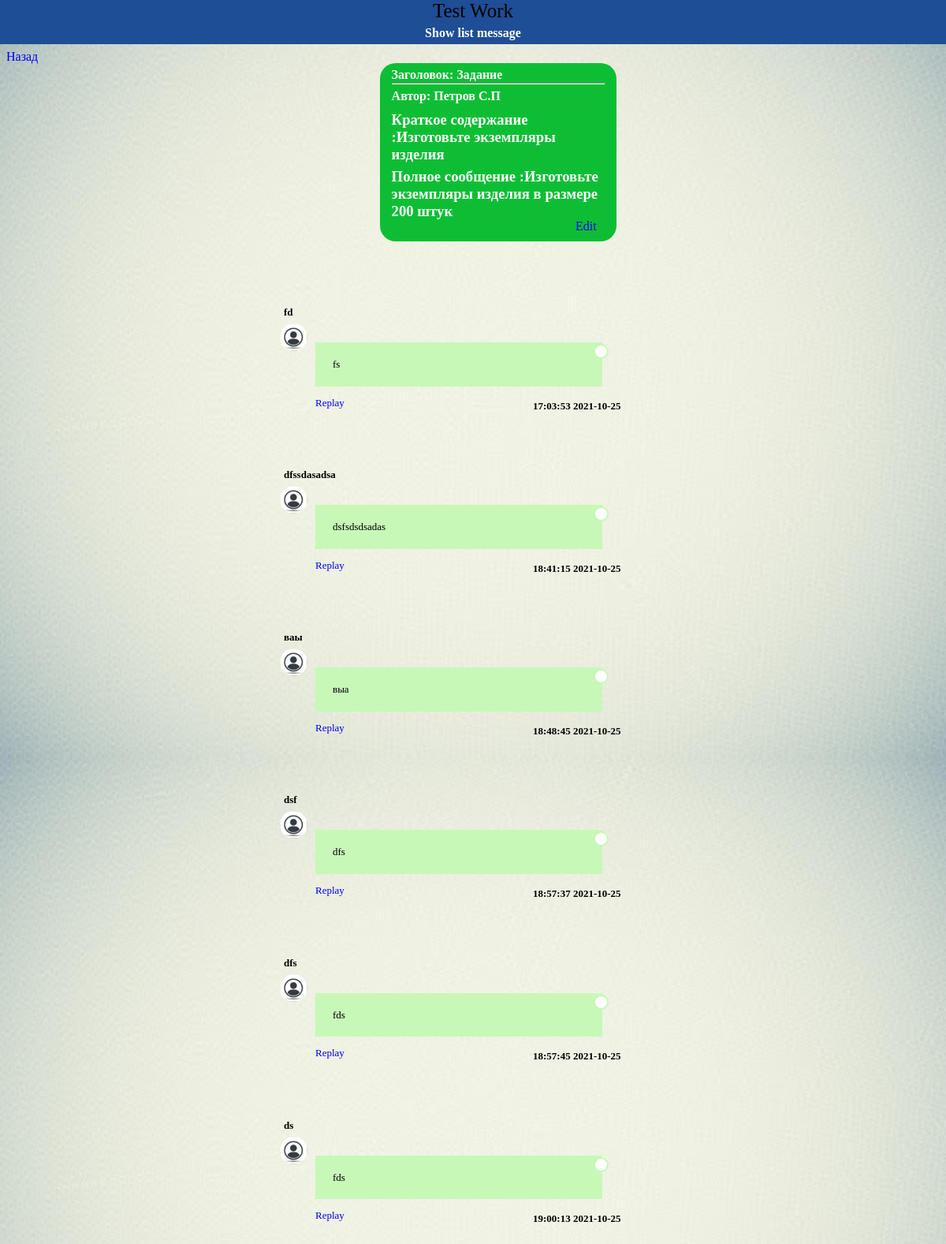
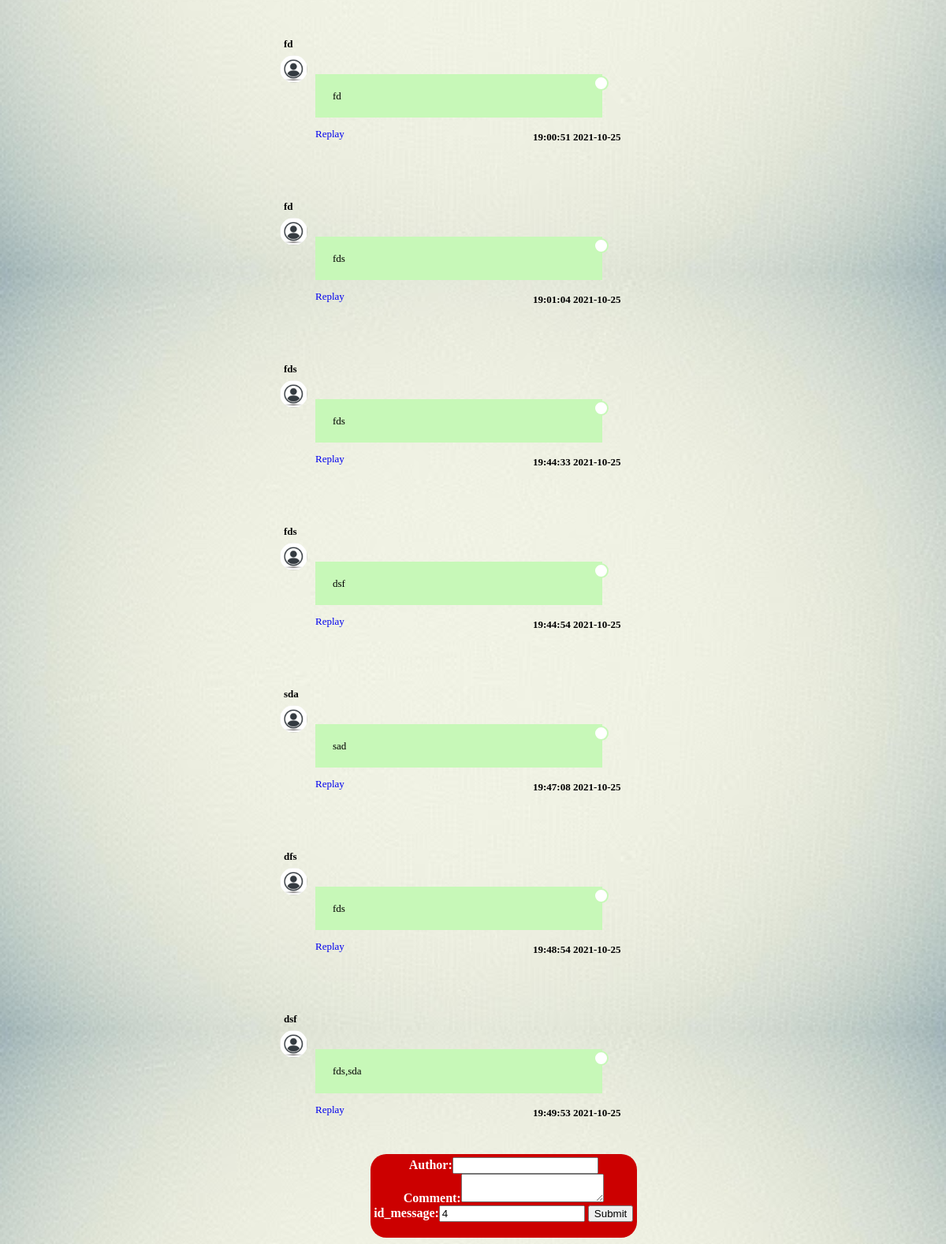
The app's page /show/?id=4&page=1 with its own data (2 pictures, top to bottom).
### tables this page shows
CREATE TABLE `message` (
  `Id` int UNSIGNED NOT NULL,
  `Title` varchar(255) NOT NULL,
  `Author` varchar(255) NOT NULL,
  `summary` varchar(255) NOT NULL,
  `full_content` varchar(255) NOT NULL
);

CREATE TABLE `commetns` (
  `id` int NOT NULL,
  `Author` varchar(255) NOT NULL,
  `Comment` varchar(255) NOT NULL,
  `id_message` int NOT NULL,
  `Time` time NOT NULL,
  `Date` date NOT NULL
);

### config/routes.php (called while the page is built)
<?php
return array(
    'message' => 'message/index',
    'edit'=> 'edit/index',
    'show'=>'show/index',
);

### controllers/ShowController.php (called while the page is built)
<?php
include_once ROOT . '/models/Show.php';
class ShowController
{
    public function actionIndex()
    {
        $m = new Show();
        $m->getMess();
        $m->insertComment();
        $m->getComment();
        require_once(ROOT . '/views/show/index.php');
        return true;
    }
}

### models/Show.php (the view, shortened to what this page needs)
<link rel="stylesheet" href="http://localhost/test_work1/styles/css/show_style.css">
<?php
class Show
{
    public function  getMess()
    {
        try {
            $pdo = new PDO("mysql:host=localhost;dbname=test_work1", "root", "admin");
            $id=$_GET['id'];
            $sql='SELECT * FROM message WHERE Id=:id';
            $state=$pdo->prepare($sql);
            $state->bindParam(":id",$id);
            $state->execute();
            $page=$_GET["page"];
            while ($row = $state->fetch()) {
                echo "<div class='mine messages'>";
                echo  "<div class='message'>
                             <h4 style='margin-top: -2px'>Заголовок: ". $row['Title']."</h4><hr style='margin-top: -20px'>
                             <h4 style='margin-top: -2px'>Автор: ". $row['Author']."</h4>
                             <h3 style='margin-top: -12px;'>Краткое содержание :". $row['summary']."</h3>
                             <h3 style='margin-top: -12px;'>Полное сообщение :". $row['full_content']."</h3>
                             <a style='float: right; margin-right: 10px; margin-top: -20px' href='http://localhost/test_work1/edit/?id=$id&page=$page'>Edit</a>
                       </div>";
                echo "</div>";
            }
        }
        catch (PDOException $e) {
            echo "Database error: " . $e->getMessage();
        }
    }
    public function  getComment()
    {
        try {
            $pdo = new PDO("mysql:host=localhost;dbname=test_work1", "root", "admin");
            $id=$_GET["id"];
            $result = $pdo->prepare('SELECT * FROM commetns WHERE id_message=?');
            $result->execute([$id]);
           if(isset($_GET["page"])){ $page=$_GET["page"];
            echo " <a style='float: left; margin-right: 10px; margin-top: -278px' href='http://localhost/test_work1/message?page=$page'>Назад</a>";}
            while ($row = $result->fetch()) {
                echo "<ul class='comment-section'>";
                    echo " <li class='comment author-comment'>
                                <div class='info'>
                                    <h4 class='pull-left'>" . $row['Author'] . "</h4>
                                </div>
                                <a class='avatar' href='#'>
                                    <img src='http://localhost/test_work1/styles/images/au1.png' width='35' alt='Profile Avatar' title='Анна Серебрякова' />
                                </a>
                                <p>" . $row['Comment'] . "</p>
                                <a  href='http://localhost/test_work1/show/?id=" . $row["id_message"] . "&id_n=" . $row["id"] . "'>Replay</a>
                                <h4 style='margin-left: 276px; margin-top: -12px '>" . $row['Time'] . " " . $row['Date'] . "</h4>
                            </li>
                    <br>
                    <br>";
                echo "</ul>";
            }
        }
        catch (PDOException $e) {
            echo "Database error: " . $e->getMessage();
        }
    }
}

### components/Router.php
<?php
class Router
{
    private $rout;
    public function __construct()
    {
        $routePath = ROOT.'/config/routes.php';
        $this->rout = include($routePath);
    }
    private function getURI()
    {
        if (!empty($_SERVER['REQUEST_URI'])) {
            return trim($_SERVER['REQUEST_URI'], '/');
        }
    }
    public function run()
    {
        $ure = $this->getURI();
        foreach ($this->rout as $uri => $path) {
            if(preg_match("~$uri~", $ure)) {
                $segment = explode('/', $path);
                $controllerName = array_shift($segment).'Controller';
                $controllerName = ucfirst($controllerName);
                $actionName = 'action'.ucfirst((array_shift($segment)));
                $controllerFile = ROOT . '/controllers/' .$controllerName. '.php';
                if (file_exists($controllerFile)) {
                    include_once($controllerFile);
                }
                $controlObject = new $controllerName;
                $result = $controlObject->$actionName();
                if ($result != null) {
                    break;
                }
            }
        }
    }
}

### styles/css/show_style.css (style rules this page uses)
.comment-section { list-style: none; max-width:400px; margin: 50px auto; padding:10px; font-size:13px; }
.comment { border-radius:3px; margin-bottom:-65px; flex-wrap: wrap; }
.comment p { line-height: 1.5; padding: 18px 22px; width: 80%; position: relative; word-wrap: break-word; }
.pull-left { margin-left: -40px; margin-bottom: -10px; }
.comment .avatar img { display: block; margin-left:-45px; margin-bottom: -40px; border-radius: 50%; }
.comment.author-comment .avatar { order: 2; padding: 10px 3px 0 18px; }
.comment.author-comment p { background-color: #c7f8b8; order: 1; }
.author-comment p:after { content: ''; position: absolute; width: 15px; height: 15px; border-radius: 50%; background-color: #ffffff; border: 2px solid #c7f8b8; right: -8px; top: 2px; }
.comment.author-comment p { order: 1; }
.messages { margin-top: 30px; display: flex; flex-direction: column; }
.message { border-radius: 20px; padding: 8px 15px; margin-top: 5px; margin-bottom: 5px; display: inline-block; }
.mine { width: 300px; margin-bottom: 30px; padding-left: 40%; }
.mine .message { color: white; background: rgb(13,190,53); position: relative; margin-top: 50px; }

### styles/css/mess_style.css (style rules this page uses)
.messages { margin-top: 30px; display: flex; flex-direction: column; }
.message { border-radius: 20px; padding: 8px 15px; margin-top: 5px; margin-bottom: 5px; display: inline-block; }
.mine { width: 300px; margin-bottom: 30px; }
.mine .message { color: white; background: rgb(13,190,53); position: relative; }

### styles/css/style.css (style rules this page uses)
a { text-decoration: none; }
body { background: url("http://localhost/test_work1/styles/images/phon1.jpg") repeat; background-size: 100%; }

### records on screen
message: Title "Задание", Author "Петров С.П", summary "Изготовьте экземпляры изделия", full_content "Изготовьте экземпляры изделия в размере 200 штук"
commetns: Author "fd", Comment "fs", Time "17:03:53", Date "2021-10-25"
commetns: Author "dfssdasadsa", Comment "dsfsdsdsadas", Time "18:41:15", Date "2021-10-25"
commetns: Author "ваы", Comment "выа", Time "18:48:45", Date "2021-10-25"
commetns: Author "dsf", Comment "dfs", Time "18:57:37", Date "2021-10-25"
commetns: Author "dfs", Comment "fds", Time "18:57:45", Date "2021-10-25"
commetns: Author "ds", Comment "fds", Time "19:00:13", Date "2021-10-25"
commetns: Author "fd", Comment "fd", Time "19:00:51", Date "2021-10-25"
commetns: Author "fd", Comment "fds", Time "19:01:04", Date "2021-10-25"
commetns: Author "fds", Comment "fds", Time "19:44:33", Date "2021-10-25"
commetns: Author "fds", Comment "dsf", Time "19:44:54", Date "2021-10-25"
commetns: Author "sda", Comment "sad", Time "19:47:08", Date "2021-10-25"
commetns: Author "dfs", Comment "fds", Time "19:48:54", Date "2021-10-25"
commetns: Author "dsf", Comment "fds,sda", Time "19:49:53", Date "2021-10-25"
